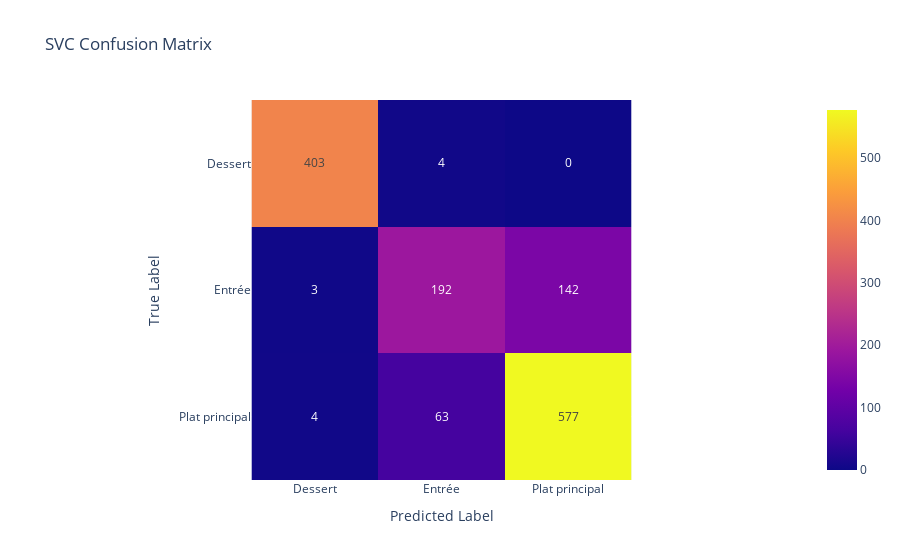
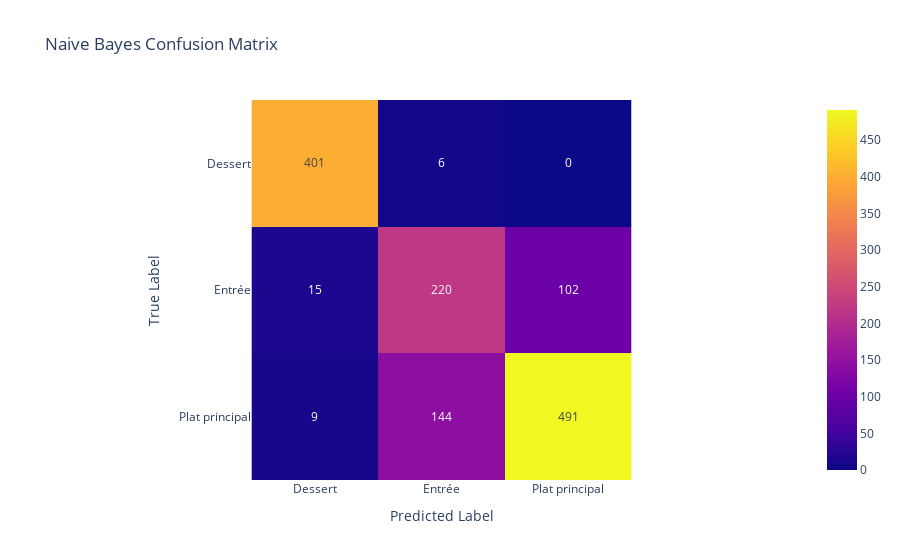
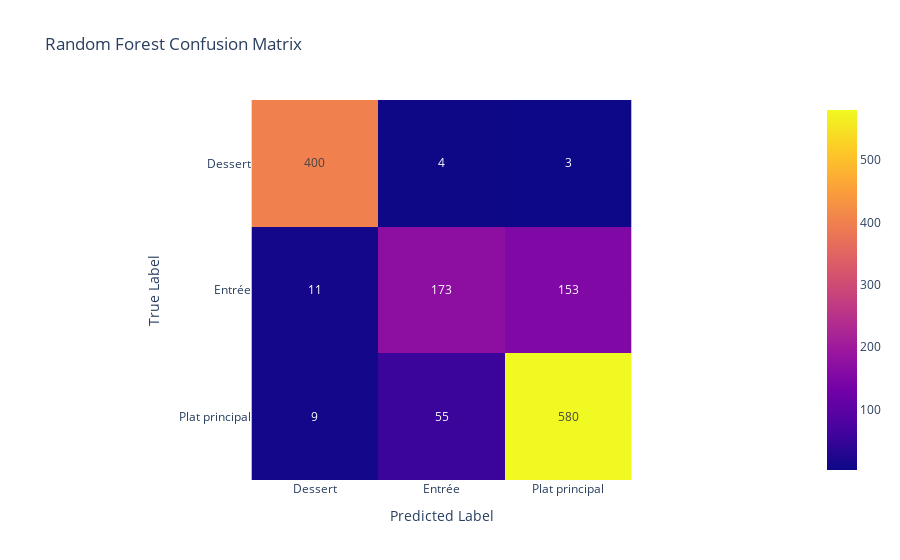
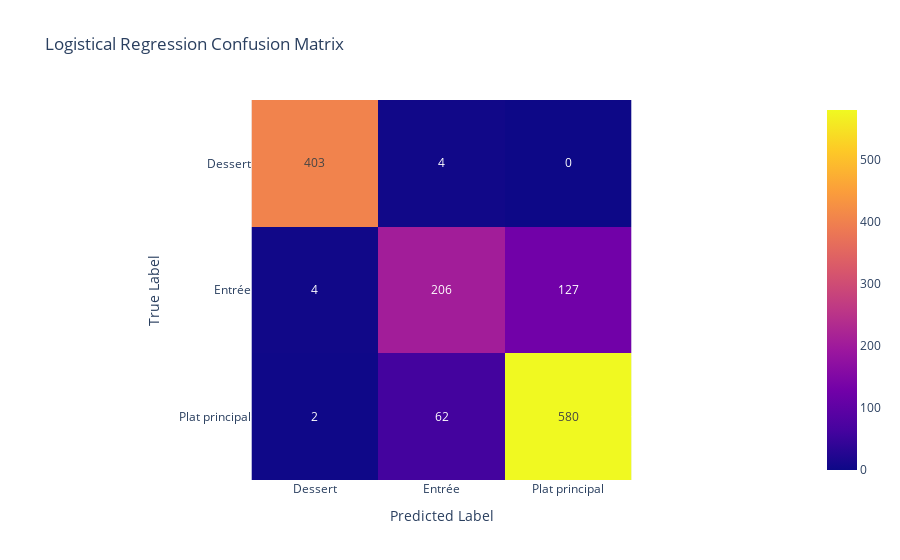

These figures' notebook cell, in order:
### Markdown cell above
### Les matrices de confusion :

### Code cell
encoder = LabelEncoder()
encoder.fit(y_train)

def plot_confusion_matrix(y_test, y_pred, title):
    cm = confusion_matrix(y_test, y_pred)
    fig = px.imshow(cm, text_auto=True, labels=dict(y="True Label", x="Predicted Label"),
                    x=encoder.classes_, y=encoder.classes_, title=title)
    fig.show()

# Générer et visualiser les matrices de confusion
plot_confusion_matrix(y_test, y_pred_svc, "SVC Confusion Matrix")
plot_confusion_matrix(y_test, y_pred_nb, "Naive Bayes Confusion Matrix")
plot_confusion_matrix(y_test, y_pred_rf, "Random Forest Confusion Matrix")
plot_confusion_matrix(y_test, y_pred_rl, "Logistical Regression Confusion Matrix")

### Figure 1 — Plotly figure (JSON) as saved in the notebook; plotly's stock layout.template omitted (floating-point values rounded to 4 significant figures)
{"data": [{"coloraxis": "coloraxis", "hovertemplate": "Predicted Label: %{x}<br>True Label: %{y}<br>color: %{z}<extra></extra>", "name": "0", "texttemplate": "%{z}", "type": "heatmap", "x": ["Dessert", "Entrée", "Plat principal"], "xaxis": "x", "y": ["Dessert", "Entrée", "Plat principal"], "yaxis": "y", "z": [[403, 4, 0], [3, 192, 142], [4, 63, 577]]}], "layout": {"coloraxis": {"colorscale": [[0, "#0d0887"], [0.1111, "#46039f"], [0.2222, "#7201a8"], [0.3333, "#9c179e"], [0.4444, "#bd3786"], [0.5556, "#d8576b"], [0.6667, "#ed7953"], [0.7778, "#fb9f3a"], [0.8889, "#fdca26"], [1, "#f0f921"]]}, "title": {"text": "SVC Confusion Matrix"}, "xaxis": {"anchor": "y", "constrain": "domain", "domain": [0, 1], "scaleanchor": "y", "title": {"text": "Predicted Label"}}, "yaxis": {"anchor": "x", "autorange": "reversed", "constrain": "domain", "domain": [0, 1], "title": {"text": "True Label"}}}}

### Figure 2 — Plotly figure (JSON) as saved in the notebook; plotly's stock layout.template omitted (floating-point values rounded to 4 significant figures)
{"data": [{"coloraxis": "coloraxis", "hovertemplate": "Predicted Label: %{x}<br>True Label: %{y}<br>color: %{z}<extra></extra>", "name": "0", "texttemplate": "%{z}", "type": "heatmap", "x": ["Dessert", "Entrée", "Plat principal"], "xaxis": "x", "y": ["Dessert", "Entrée", "Plat principal"], "yaxis": "y", "z": [[401, 6, 0], [15, 220, 102], [9, 144, 491]]}], "layout": {"coloraxis": {"colorscale": [[0, "#0d0887"], [0.1111, "#46039f"], [0.2222, "#7201a8"], [0.3333, "#9c179e"], [0.4444, "#bd3786"], [0.5556, "#d8576b"], [0.6667, "#ed7953"], [0.7778, "#fb9f3a"], [0.8889, "#fdca26"], [1, "#f0f921"]]}, "title": {"text": "Naive Bayes Confusion Matrix"}, "xaxis": {"anchor": "y", "constrain": "domain", "domain": [0, 1], "scaleanchor": "y", "title": {"text": "Predicted Label"}}, "yaxis": {"anchor": "x", "autorange": "reversed", "constrain": "domain", "domain": [0, 1], "title": {"text": "True Label"}}}}

### Figure 3 — Plotly figure (JSON) as saved in the notebook; plotly's stock layout.template omitted (floating-point values rounded to 4 significant figures)
{"data": [{"coloraxis": "coloraxis", "hovertemplate": "Predicted Label: %{x}<br>True Label: %{y}<br>color: %{z}<extra></extra>", "name": "0", "texttemplate": "%{z}", "type": "heatmap", "x": ["Dessert", "Entrée", "Plat principal"], "xaxis": "x", "y": ["Dessert", "Entrée", "Plat principal"], "yaxis": "y", "z": [[400, 4, 3], [11, 173, 153], [9, 55, 580]]}], "layout": {"coloraxis": {"colorscale": [[0, "#0d0887"], [0.1111, "#46039f"], [0.2222, "#7201a8"], [0.3333, "#9c179e"], [0.4444, "#bd3786"], [0.5556, "#d8576b"], [0.6667, "#ed7953"], [0.7778, "#fb9f3a"], [0.8889, "#fdca26"], [1, "#f0f921"]]}, "title": {"text": "Random Forest Confusion Matrix"}, "xaxis": {"anchor": "y", "constrain": "domain", "domain": [0, 1], "scaleanchor": "y", "title": {"text": "Predicted Label"}}, "yaxis": {"anchor": "x", "autorange": "reversed", "constrain": "domain", "domain": [0, 1], "title": {"text": "True Label"}}}}

### Figure 4 — Plotly figure (JSON) as saved in the notebook; plotly's stock layout.template omitted (floating-point values rounded to 4 significant figures)
{"data": [{"coloraxis": "coloraxis", "hovertemplate": "Predicted Label: %{x}<br>True Label: %{y}<br>color: %{z}<extra></extra>", "name": "0", "texttemplate": "%{z}", "type": "heatmap", "x": ["Dessert", "Entrée", "Plat principal"], "xaxis": "x", "y": ["Dessert", "Entrée", "Plat principal"], "yaxis": "y", "z": [[403, 4, 0], [4, 206, 127], [2, 62, 580]]}], "layout": {"coloraxis": {"colorscale": [[0, "#0d0887"], [0.1111, "#46039f"], [0.2222, "#7201a8"], [0.3333, "#9c179e"], [0.4444, "#bd3786"], [0.5556, "#d8576b"], [0.6667, "#ed7953"], [0.7778, "#fb9f3a"], [0.8889, "#fdca26"], [1, "#f0f921"]]}, "title": {"text": "Logistical Regression Confusion Matrix"}, "xaxis": {"anchor": "y", "constrain": "domain", "domain": [0, 1], "scaleanchor": "y", "title": {"text": "Predicted Label"}}, "yaxis": {"anchor": "x", "autorange": "reversed", "constrain": "domain", "domain": [0, 1], "title": {"text": "True Label"}}}}
